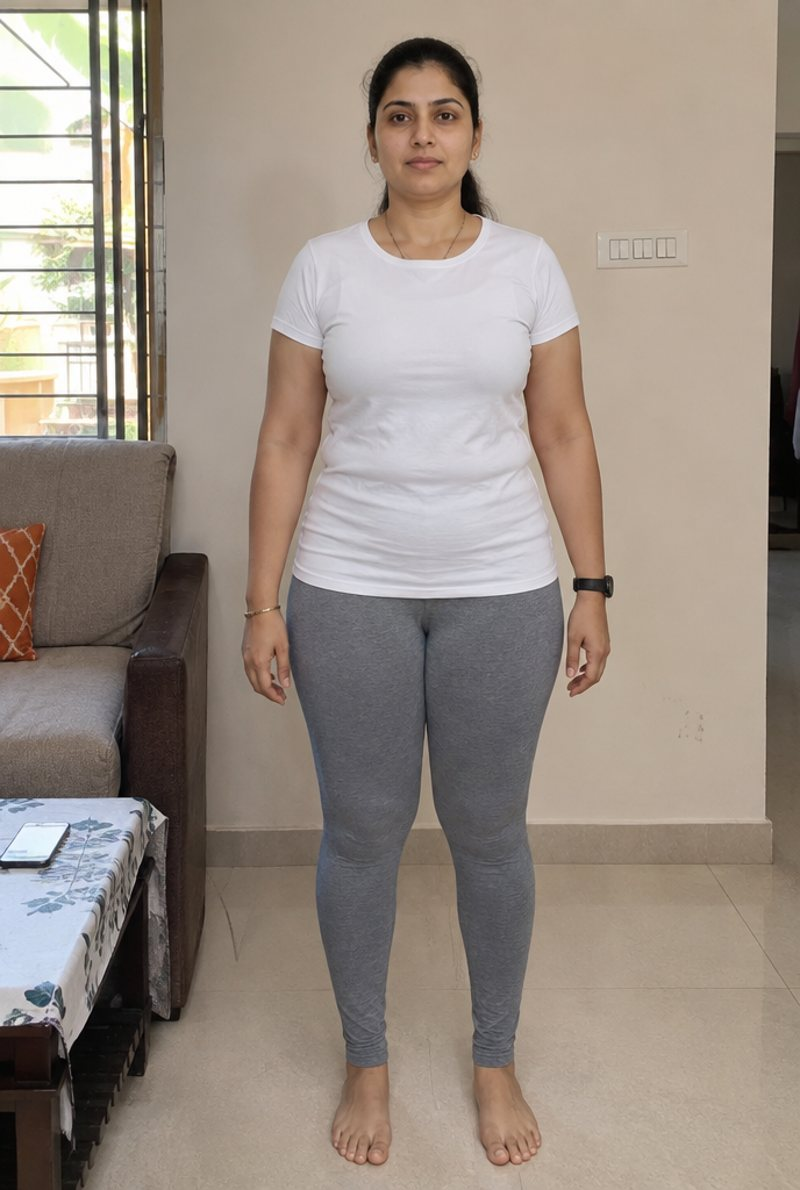
#> input picture assets/tryon-before.jpg, 800 x 1190 px
$ python -i publish_shares.py   (imports and definitions only)
#> lines starting #> are read from the running program, lines starting #| are printed output that depends on the picture
#!/usr/bin/env python3
"""Publish customer-shared try-ons to NARTHA's social channels.

Run by .github/workflows/publish-shares.yml. Each run:
  1. Takes down posts for shares that were withdrawn by the customer or rejected by an admin.
  2. For approved shares (or pending ones when share_config.auto_publish is on), up to max_posts_per_run:
     builds a branded 1080x1350 post image (+ a 1080x1920 Short for YouTube), uploads it to the public
     share-media bucket, then posts to every channel in share_config.channels that has credentials.
With no channels configured, approved shares just get their post image and caption, ready to post by hand.

Settings live in the share_config table. Credentials are GitHub secrets:
  SUPABASE_SERVICE_ROLE_KEY            required (service_role or sb_secret_ key)
  META_PAGE_ID, META_PAGE_TOKEN        Facebook Page (and the token is used for Instagram too)
  IG_USER_ID                           Instagram professional account linked to that Page
  YT_CLIENT_ID, YT_CLIENT_SECRET, YT_REFRESH_TOKEN   YouTube channel (OAuth, youtube.upload scope)
  META_GRAPH_VERSION                   optional, default v23.0

Local preview without any credentials:
  python scripts/publish_shares.py --preview RESULT.png HANDLE OUTDIR
"""
import json, os, subprocess, sys, tempfile, time, urllib.error, urllib.parse, urllib.request
from io import BytesIO
from pathlib import Path

from PIL import Image, ImageDraw, ImageFilter, ImageFont, ImageOps

ROOT = Path(__file__).resolve().parent.parent
SUPABASE_URL = os.environ.get("SUPABASE_URL", "https://lkeinzvwnnmunibzeqdp.supabase.co").rstrip("/")
KEY = os.environ.get("SUPABASE_SERVICE_ROLE_KEY", "")
GRAPH = f"https://graph.facebook.com/{os.environ.get('META_GRAPH_VERSION', 'v23.0')}"
UA = {"User-Agent": "nartha-share-publisher"}
MAX_ATTEMPTS = 5

PAPER, PAPER2, INK, INK2, MADDER = (246, 240, 230), (239, 230, 215), (42, 31, 26), (94, 80, 72), (162, 59, 42)
FONT_URLS = {
    "serif": "https://raw.githubusercontent.com/google/fonts/main/ofl/fraunces/Fraunces%5BSOFT,WONK,opsz,wght%5D.ttf",
    "sans": "https://raw.githubusercontent.com/google/fonts/main/ofl/manrope/Manrope%5Bwght%5D.ttf",
}


# ---------------------------------------------------------------- http helpers
# [28 lines left out: functions http, sb_headers, rest, not called in this run]


def update_share(sid, fields):
    rest("PATCH", f"shares?id=eq.{sid}", fields, prefer="return=minimal")


# [13 lines left out: functions storage_get, storage_put, not called in this run]


def storage_delete(bucket, paths):
    if paths:
        http("DELETE", f"{SUPABASE_URL}/storage/v1/object/{bucket}", {"prefixes": paths}, sb_headers())


# ---------------------------------------------------------------- catalogue + text
def catalog():
    data = json.loads((ROOT / "data" / "catalog.json").read_text(encoding="utf-8"))
    return {p["handle"]: p for p in data["products"]}


# [14 lines left out: functions price_text, caption_for, not called in this run]


# ---------------------------------------------------------------- image composition
_fonts = {}


# [41 lines left out: functions font, fetch_image, fit_text, blurred_fill, not called in this run]


def contain(img, box):
    s = min(box[0] / img.width, box[1] / img.height)
    return img.resize((round(img.width * s), round(img.height * s)), Image.LANCZOS)


# [50 lines left out: functions thumb_card, compose_post, compose_short_frames, not called in this run]


def make_short(frames, out):
    with tempfile.TemporaryDirectory() as tmp:
        fa, fb = Path(tmp, "a.jpg"), Path(tmp, "b.jpg")
        frames[0].save(fa, quality=92)
        frames[1].save(fb, quality=92)
        subprocess.run([
            "ffmpeg", "-y", "-loglevel", "error",
            "-loop", "1", "-t", "3", "-i", str(fa), "-loop", "1", "-t", "6", "-i", str(fb),
            "-filter_complex", "[0][1]xfade=transition=fade:duration=1:offset=2,format=yuv420p",
            "-r", "30", "-c:v", "libx264", "-preset", "medium", "-crf", "20", "-movflags", "+faststart", str(out),
        ], check=True)


# [4 lines left out: function jpeg_bytes, not called in this run]


# ---------------------------------------------------------------- channels
def meta_ok():
    return bool(os.environ.get("META_PAGE_ID") and os.environ.get("META_PAGE_TOKEN"))


# [35 lines left out: functions graph, post_facebook, post_instagram, not called in this run]


def yt_ok():
    return all(os.environ.get(k) for k in ("YT_CLIENT_ID", "YT_CLIENT_SECRET", "YT_REFRESH_TOKEN"))


# [132 lines left out: functions yt_token, post_youtube, take_down, run, not called in this run]


def now_iso():
    return time.strftime("%Y-%m-%dT%H:%M:%SZ", time.gmtime())


# [18 lines left out: function preview, not called in this run]


# [5 lines not run here, left out]

>>> import cv2
>>> picture = cv2.imread('../assets/tryon-before.jpg', cv2.IMREAD_GRAYSCALE)
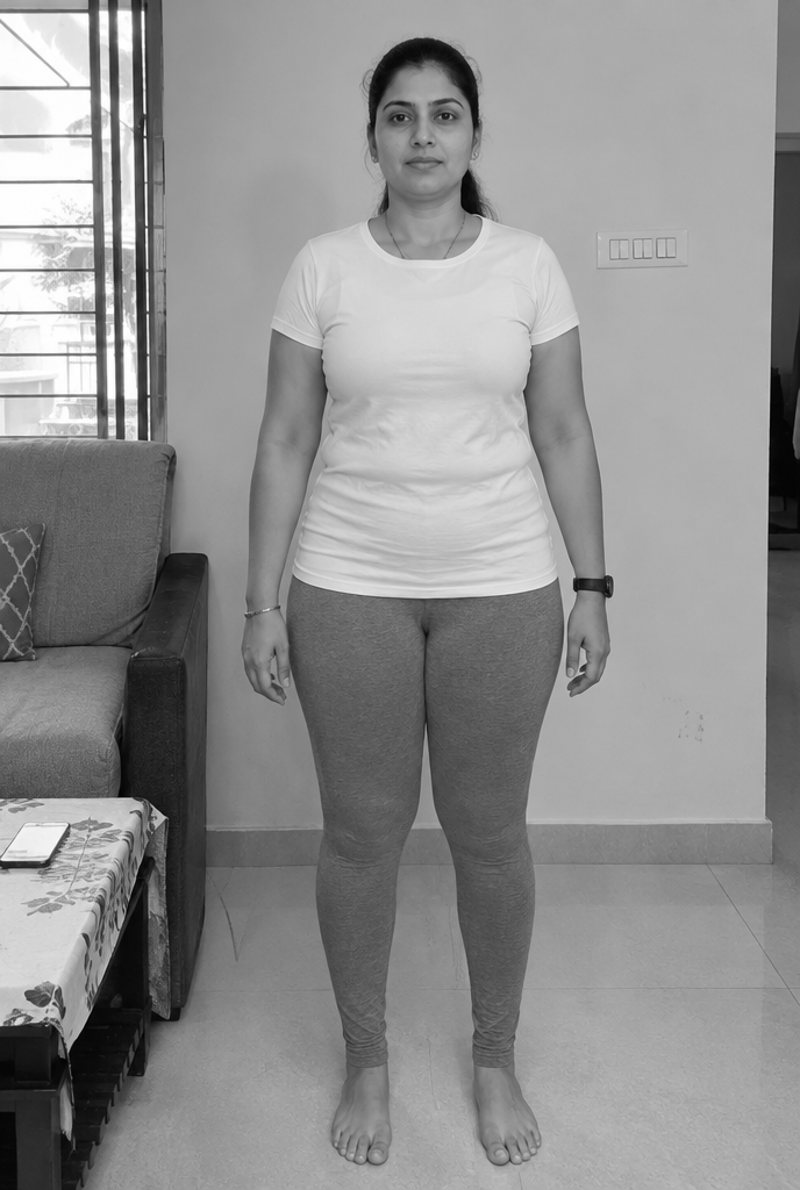
#> picture: shape (1190, 800); min 0, max 255, mean 143.7
>>> result = make_short(picture, 'out.png')
#> (the run stopped early here; a loop or call above may not have finished)
